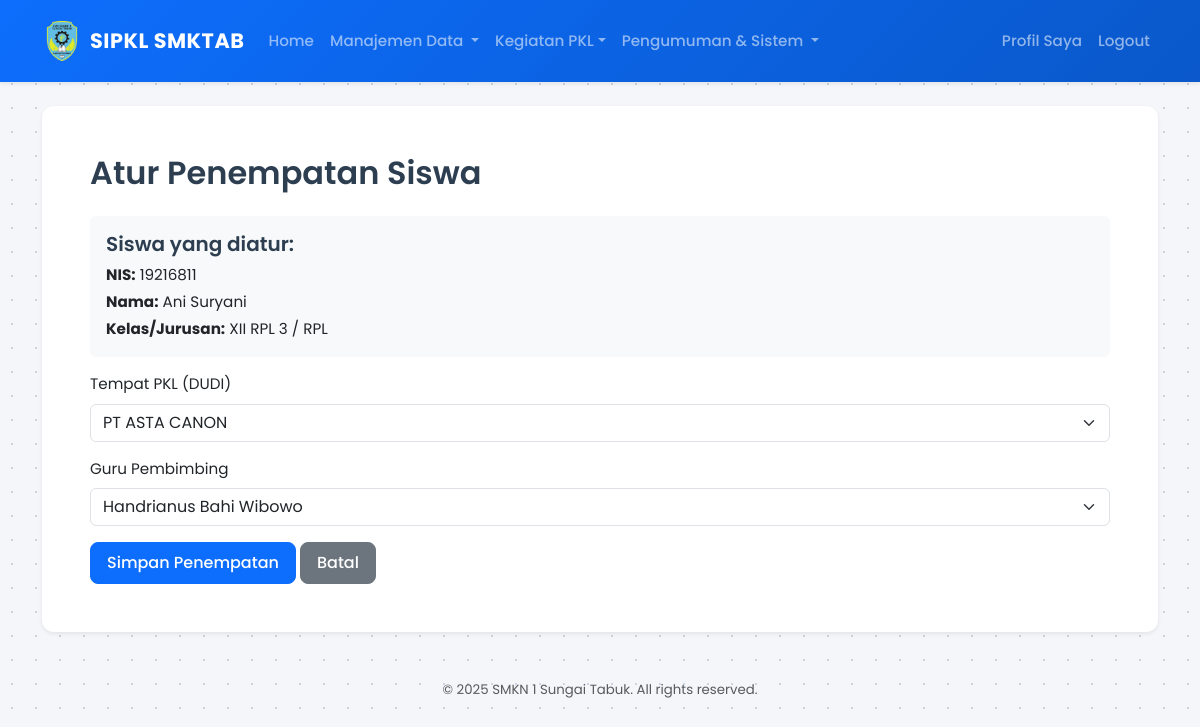
Screenshot of /index.php?page=admin/plotting_edit&id_siswa=33 (signed in) with the database file from the repository.
### tables this page shows
CREATE TABLE `siswa` (
  `id_siswa` int(11) NOT NULL,
  `nis` varchar(20) NOT NULL,
  `nama_lengkap` varchar(100) NOT NULL,
  `jurusan` varchar(50) DEFAULT NULL,
  `kelas` varchar(10) DEFAULT NULL,
  `id_perusahaan` int(11) DEFAULT NULL,
  `id_pembimbing` int(11) DEFAULT NULL
);

CREATE TABLE `perusahaan` (
  `id_perusahaan` int(11) NOT NULL,
  `nama_perusahaan` varchar(100) NOT NULL,
  `alamat` text DEFAULT NULL,
  `kontak_person` varchar(100) DEFAULT NULL,
  `no_telp` varchar(20) DEFAULT NULL,
  `hari_kerja` varchar(50) NOT NULL DEFAULT '1,2,3,4,5'
);

CREATE TABLE `pembimbing` (
  `id_pembimbing` int(11) NOT NULL,
  `nip` varchar(30) DEFAULT NULL,
  `nama_guru` varchar(100) NOT NULL,
  `no_telp` varchar(20) DEFAULT NULL
);

### pages/admin/plotting_edit.php (the view, shortened to what this page needs)
<?php
$siswa = null;
$perusahaan_list = [];
$pembimbing_list = [];
$id_siswa = $_GET['id_siswa'];
try {
    $sql_siswa = "SELECT * FROM siswa WHERE id_siswa = :id_siswa";
    $stmt_siswa = $pdo->prepare($sql_siswa);
    $stmt_siswa->bindParam(':id_siswa', $id_siswa);
    $stmt_siswa->execute();
    $siswa = $stmt_siswa->fetch(PDO::FETCH_ASSOC);
    $stmt_perusahaan = $pdo->query("SELECT id_perusahaan, nama_perusahaan FROM perusahaan ORDER BY nama_perusahaan ASC");
    $perusahaan_list = $stmt_perusahaan->fetchAll(PDO::FETCH_ASSOC);
    $stmt_pembimbing = $pdo->query("SELECT id_pembimbing, nama_guru FROM pembimbing ORDER BY nama_guru ASC");
    $pembimbing_list = $stmt_pembimbing->fetchAll(PDO::FETCH_ASSOC);
} catch (PDOException $e) {
    die("Error mengambil data: " . $e->getMessage());
}
?>
<h2 class="mb-4">Atur Penempatan Siswa</h2>
<?php if ($siswa): ?>
<form action="index.php?page=admin/plotting_edit&id_siswa=<?php echo $id_siswa; ?>" method="POST">
    <div class="mb-3 p-3 bg-light rounded">
        <h5>Siswa yang diatur:</h5>
        <p class="mb-1"><strong>NIS:</strong> <?php echo htmlspecialchars($siswa['nis']); ?></p>
        <p class="mb-1"><strong>Nama:</strong> <?php echo htmlspecialchars($siswa['nama_lengkap']); ?></p>
        <p class="mb-0"><strong>Kelas/Jurusan:</strong> <?php echo htmlspecialchars($siswa['kelas']); ?> / <?php echo htmlspecialchars($siswa['jurusan']); ?></p>
    </div>
    <div class="mb-3">
        <label for="id_perusahaan" class="form-label">Tempat PKL (DUDI)</label>
        <select name="id_perusahaan" id="id_perusahaan" class="form-select">
            <?php foreach ($perusahaan_list as $perusahaan): ?>
                <option value="<?php echo $perusahaan['id_perusahaan']; ?>"
                    <?php echo ($perusahaan['id_perusahaan'] == $siswa['id_perusahaan']) ? 'selected' : ''; ?>>
                    <?php echo htmlspecialchars($perusahaan['nama_perusahaan']); ?>
                </option>
            <?php endforeach; ?>
        </select>
    </div>
    <div class="mb-3">
        <label for="id_pembimbing" class="form-label">Guru Pembimbing</label>
        <select name="id_pembimbing" id="id_pembimbing" class="form-select">
            <?php foreach ($pembimbing_list as $pembimbing): ?>
                <option value="<?php echo $pembimbing['id_pembimbing']; ?>"
                    <?php echo ($pembimbing['id_pembimbing'] == $siswa['id_pembimbing']) ? 'selected' : ''; ?>>
                    <?php echo htmlspecialchars($pembimbing['nama_guru']); ?>
                </option>
            <?php endforeach; ?>
        </select>
    </div>
    <button type="submit" class="btn btn-primary">Simpan Penempatan</button>
    <a href="index.php?page=admin/plotting_data" class="btn btn-secondary">Batal</a>
</form>
<?php endif; ?>

### assets/css/style.css (style rules this page uses)
body { font-family: 'Poppins', sans-serif; background-color: #f4f6f9; color: #444; font-size: 0.95rem; }
h1, h2, h3, h4, h5, h6 { font-weight: 600; color: #2c3e50; }
.btn { border-radius: 8px; padding: 8px 16px; font-weight: 500; transition: 0.2s; }
.btn-primary { background-color: #0d6efd; border-color: #0d6efd; }
body { background-color: #f5f7fa; background-image: radial-gradient(#cbd5e1 1.5px, transparent 1.5px); background-size: 24px 24px; min-height: 100vh; margin: 0; }

### rows the page displays
siswa: nis "19216811", nama_lengkap "Ani Suryani", kelas "XII RPL 3", jurusan "RPL", id_perusahaan "PT ASTA CANON", id_pembimbing "Handrianus Bahi Wibowo"
